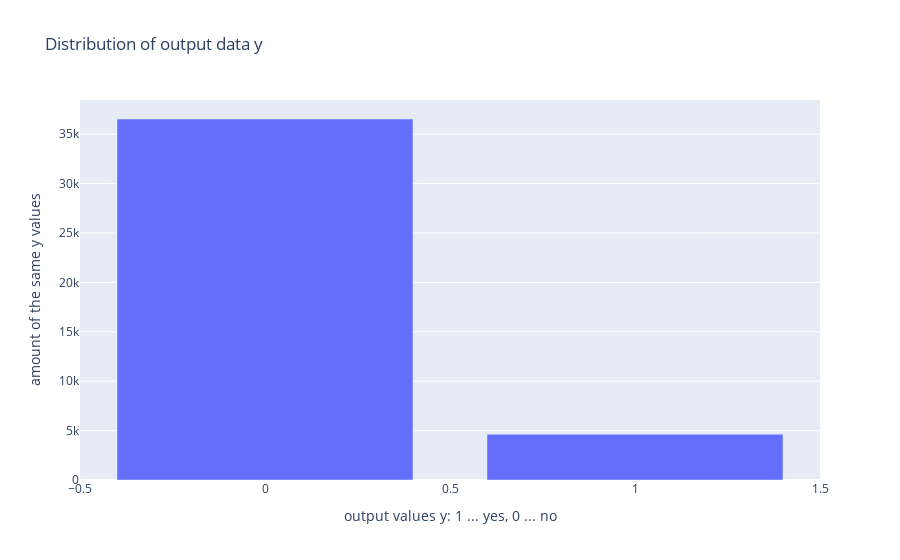

Here is the notebook cell this chart was saved with:
### Code cell
px.bar(x=y_counts.index, y=y_counts.values, title="Distribution of output data y", labels={"x":"output values y: 1 ... yes, 0 ... no", "y":"amount of the same y values"})

### Figure 1 — Plotly figure (JSON) as saved in the notebook; plotly's stock layout.template omitted (floating-point values rounded to 4 significant figures)
{"data": [{"alignmentgroup": "True", "hovertemplate": "output values y: 1 ... yes, 0 ... no=%{x}<br>amount of the same y values=%{y}<extra></extra>", "legendgroup": "", "marker": {"color": "#636efa"}, "name": "", "offsetgroup": "", "orientation": "v", "showlegend": false, "textposition": "auto", "type": "bar", "x": [0, 1], "xaxis": "x", "y": [36537, 4639], "yaxis": "y"}], "layout": {"autosize": true, "barmode": "relative", "legend": {"tracegroupgap": 0}, "title": {"text": "Distribution of output data y"}, "xaxis": {"anchor": "y", "autorange": true, "domain": [0, 1], "range": [-0.5, 1.5], "title": {"text": "output values y: 1 ... yes, 0 ... no"}, "type": "linear"}, "yaxis": {"anchor": "x", "autorange": true, "domain": [0, 1], "range": [0, 38460], "title": {"text": "amount of the same y values"}, "type": "linear"}}}
